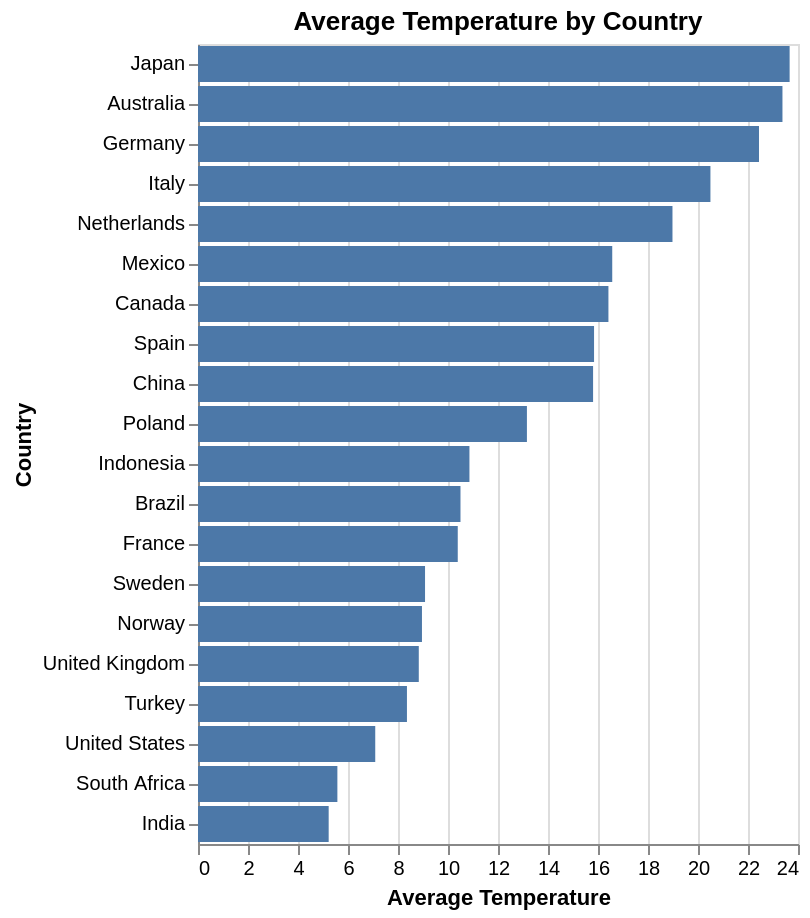

Notebook cell for this chart:
### Code cell
# Show Average Temperature by country
columns_to_average = ['avg_temperature', 'energy_consumption', 'renewable_share','co2_emission']
country_averages = df.groupby('country')[columns_to_average].mean().reset_index()

chart_temp = alt.Chart(country_averages).mark_bar().encode(
    x=alt.X('avg_temperature:Q', title='Average Temperature'),
    y=alt.Y('country:N', title='Country', sort ='-x'),
    tooltip=[
        alt.Tooltip('country:N', title='Country'),
        alt.Tooltip('avg_temperature:Q', title= 'Avg. Temp', format='.1f')
    ]    
).properties(
    title= 'Average Temperature by Country'
).interactive()

chart_temp.save('barchart_avg_temperature.json')

chart_temp

### Figure 1 — Vega-Lite specification as saved in the notebook (floating-point values rounded to 4 significant figures)
{"config": {"view": {"continuousWidth": 300, "continuousHeight": 300}}, "data": {"name": "data-763bcb0425cc84b13c532250f9cf3bbd"}, "mark": {"type": "bar"}, "encoding": {"tooltip": [{"field": "country", "title": "Country", "type": "nominal"}, {"field": "avg_temperature", "format": ".1f", "title": "Avg. Temp", "type": "quantitative"}], "x": {"field": "avg_temperature", "title": "Average Temperature", "type": "quantitative"}, "y": {"field": "country", "sort": "-x", "title": "Country", "type": "nominal"}}, "params": [{"name": "param_1e9efca18e7a2868", "select": {"type": "interval", "encodings": ["x", "y"]}, "bind": "scales"}], "title": "Average Temperature by Country", "$schema": "https://vega.github.io/schema/vega-lite/v6.4.1.json", "datasets": {"data-763bcb0425cc84b13c532250f9cf3bbd": [{"country": "Australia", "avg_temperature": 23.38, "energy_consumption": 7240.0, "renewable_share": 15.97, "co2_emission": 454.4}, {"country": "Brazil", "avg_temperature": 10.5, "energy_consumption": 7309.0, "renewable_share": 15.96, "co2_emission": 440.9}, {"country": "Canada", "avg_temperature": 16.42, "energy_consumption": 7220.0, "renewable_share": 16.03, "co2_emission": 445.3}, {"country": "China", "avg_temperature": 15.8, "energy_consumption": 7308.0, "renewable_share": 15.87, "co2_emission": 449.0}, {"country": "France", "avg_temperature": 10.39, "energy_consumption": 7302.0, "renewable_share": 15.97, "co2_emission": 448.7}, {"country": "Germany", "avg_temperature": 22.44, "energy_consumption": 7436.0, "renewable_share": 15.96, "co2_emission": 449.4}, {"country": "India", "avg_temperature": 5.227, "energy_consumption": 7353.0, "renewable_share": 15.98, "co2_emission": 445.7}, {"country": "Indonesia", "avg_temperature": 10.86, "energy_consumption": 7401.0, "renewable_share": 15.91, "co2_emission": 437.8}, {"country": "Italy", "avg_temperature": 20.5, "energy_consumption": 7204.0, "renewable_share": 15.93, "co2_emission": 442.6}, {"country": "Japan", "avg_temperature": 23.67, "energy_consumption": 7261.0, "renewable_share": 15.92, "co2_emission": 449.5}, {"country": "Mexico", "avg_temperature": 16.57, "energy_consumption": 7405.0, "renewable_share": 16.08, "co2_emission": 449.8}, {"country": "Netherlands", "avg_temperature": 18.98, "energy_consumption": 7287.0, "renewable_share": 15.92, "co2_emission": 446.4}, {"country": "Norway", "avg_temperature": 8.958, "energy_consumption": 7257.0, "renewable_share": 15.94, "co2_emission": 447.8}, {"country": "Poland", "avg_temperature": 13.16, "energy_consumption": 7277.0, "renewable_share": 15.85, "co2_emission": 446.1}, {"country": "South Africa", "avg_temperature": 5.575, "energy_consumption": 7276.0, "renewable_share": 15.93, "co2_emission": 449.4}, {"country": "Spain", "avg_temperature": 15.84, "energy_consumption": 7138.0, "renewable_share": 15.89, "co2_emission": 446.9}, {"country": "Sweden", "avg_temperature": 9.082, "energy_consumption": 7239.0, "renewable_share": 15.89, "co2_emission": 443.9}, {"country": "Turkey", "avg_temperature": 8.358, "energy_consumption": 7342.0, "renewable_share": 15.91, "co2_emission": 432.3}, {"country": "United Kingdom", "avg_temperature": 8.831, "energy_consumption": 7279.0, "renewable_share": 16.05, "co2_emission": 442.9}, {"country": "United States", "avg_temperature": 7.09, "energy_consumption": 7385.0, "renewable_share": 15.92, "co2_emission": 447.6}]}}
